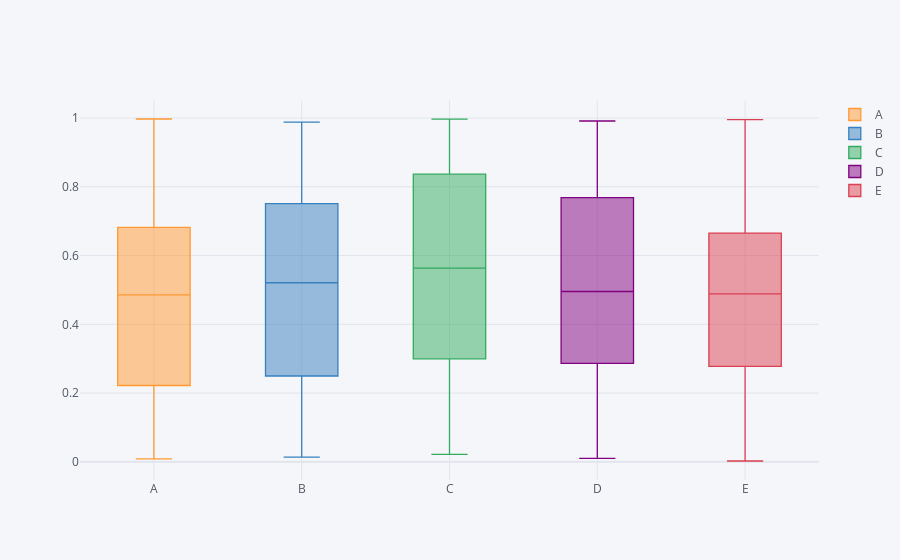

Notebook source saved alongside this figure:
### Code cell
print('What kind of plot you need , the complete data plot or columns plot')
cat = input('Press 1 for plotting all columns or press 2 for specifying columns to plot')
cat = int(cat)
main(cat)
